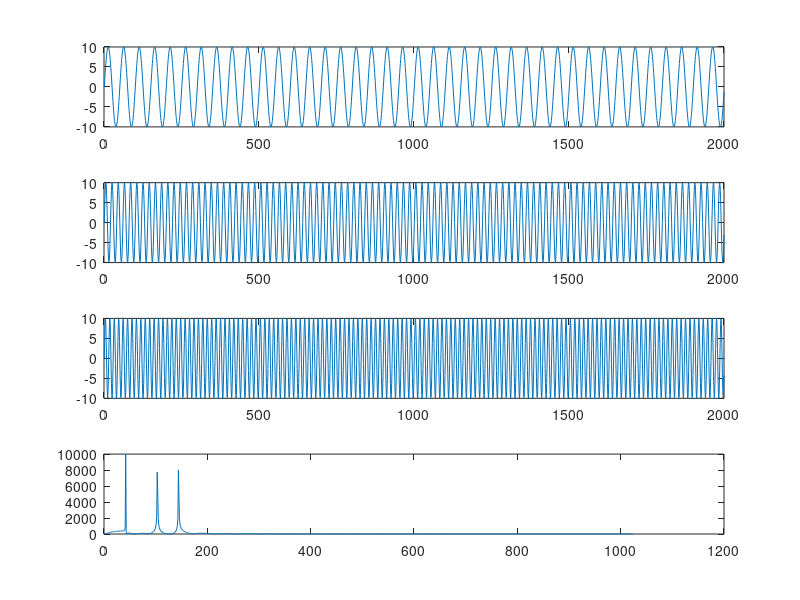

The MATLAB source for this figure:
%By Rochak Rijal

Fs = 1000;
Ts = 1/Fs;
dt = 0:Ts:2-Ts;
f1 = 20;
f2 = 50;
f3 = 70;

y1 = 10*sin(2*f1*dt*pi); %three different waves
y2 = 10*sin(2*f2*dt*pi);
y3 = 10*sin(2*f3*dt*pi);
y4 = y1+y2+y3;

subplot(4,1,1);
plot(y1);
subplot(4,1,2);
plot(y2);
subplot(4,1,3);
plot(y3);

nfft = length(y4);
nfft2 = 2^nextpow2(nfft);
ff = fft(y4,nfft2);
fff = ff(1:nfft2/2);
subplot(4,1,4);
plot(abs(fff));



